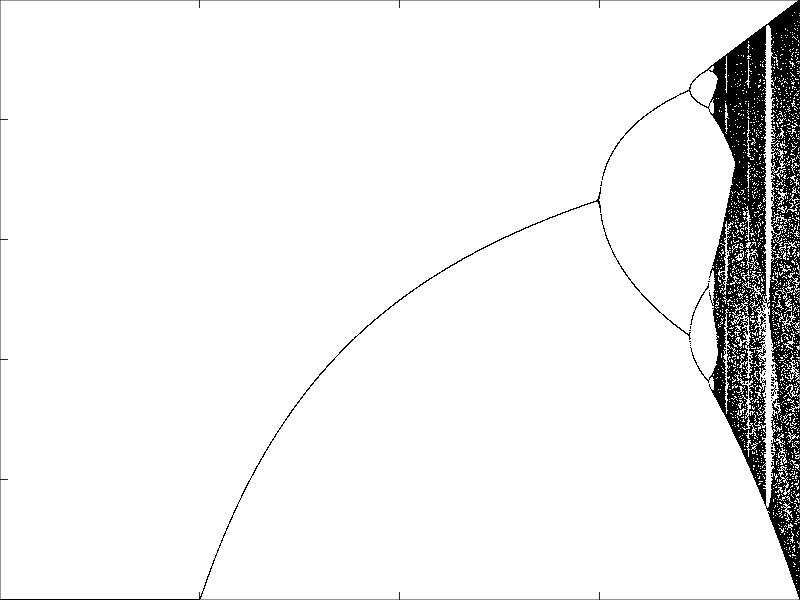

Write the MATLAB code that produced this figure.
% Logistics Map 
%       Classic chaos example. Plots semi-stable values of
%       x(n+1) = r*x(n)*(1-x(n)) as r increases to 4.
%
% Michael Hanchak, Dayton OH, USA, 2011

clear
scale = 10000; % determines the level of rounding
maxpoints = 200; % determines maximum values to plot
N = 3000; % number of "r" values to simulate
a = 0.0; % starting value of "r"
b = 4; % final value of "r"... anything higher diverges.
rs = linspace(a,b,N); % vector of "r" values
M = 500; % number of iterations of logistics equation

% Loop through the "r" values
for j = 1:length(rs)
    
    r=rs(j); % get current "r"
    x=zeros(M,1); % allocate memory
    x(1) = 0.5; % initial condition (can be anything from 0 to 1)
    
    for i = 2:M, % iterate
        x(i) = r*x(i-1)*(1-x(i-1));
    end
    
    % only save the last 200 unique, semi-stable values
    out{j} = unique(round(scale*x(end-maxpoints:end)));
    %out{j} = round(scale*x(end-maxpoints:end));
    %out{j} = unique(round(scale*x));
end

% Rearrange cell array into a large n-by-2 vector for plotting
data = [];
for k = 1:length(rs)
    n = length(out{k});
    data = [data;  rs(k)*ones(n,1),out{k}];
end

% Plot the data
figure();clf
h=plot(data(:,1),data(:,2)/scale,'k.');
set(h,'markersize',1)
axis tight
set(gca,'units','normalized','position',[0 0 1 1])
set(gcf,'color','white')
%axis off